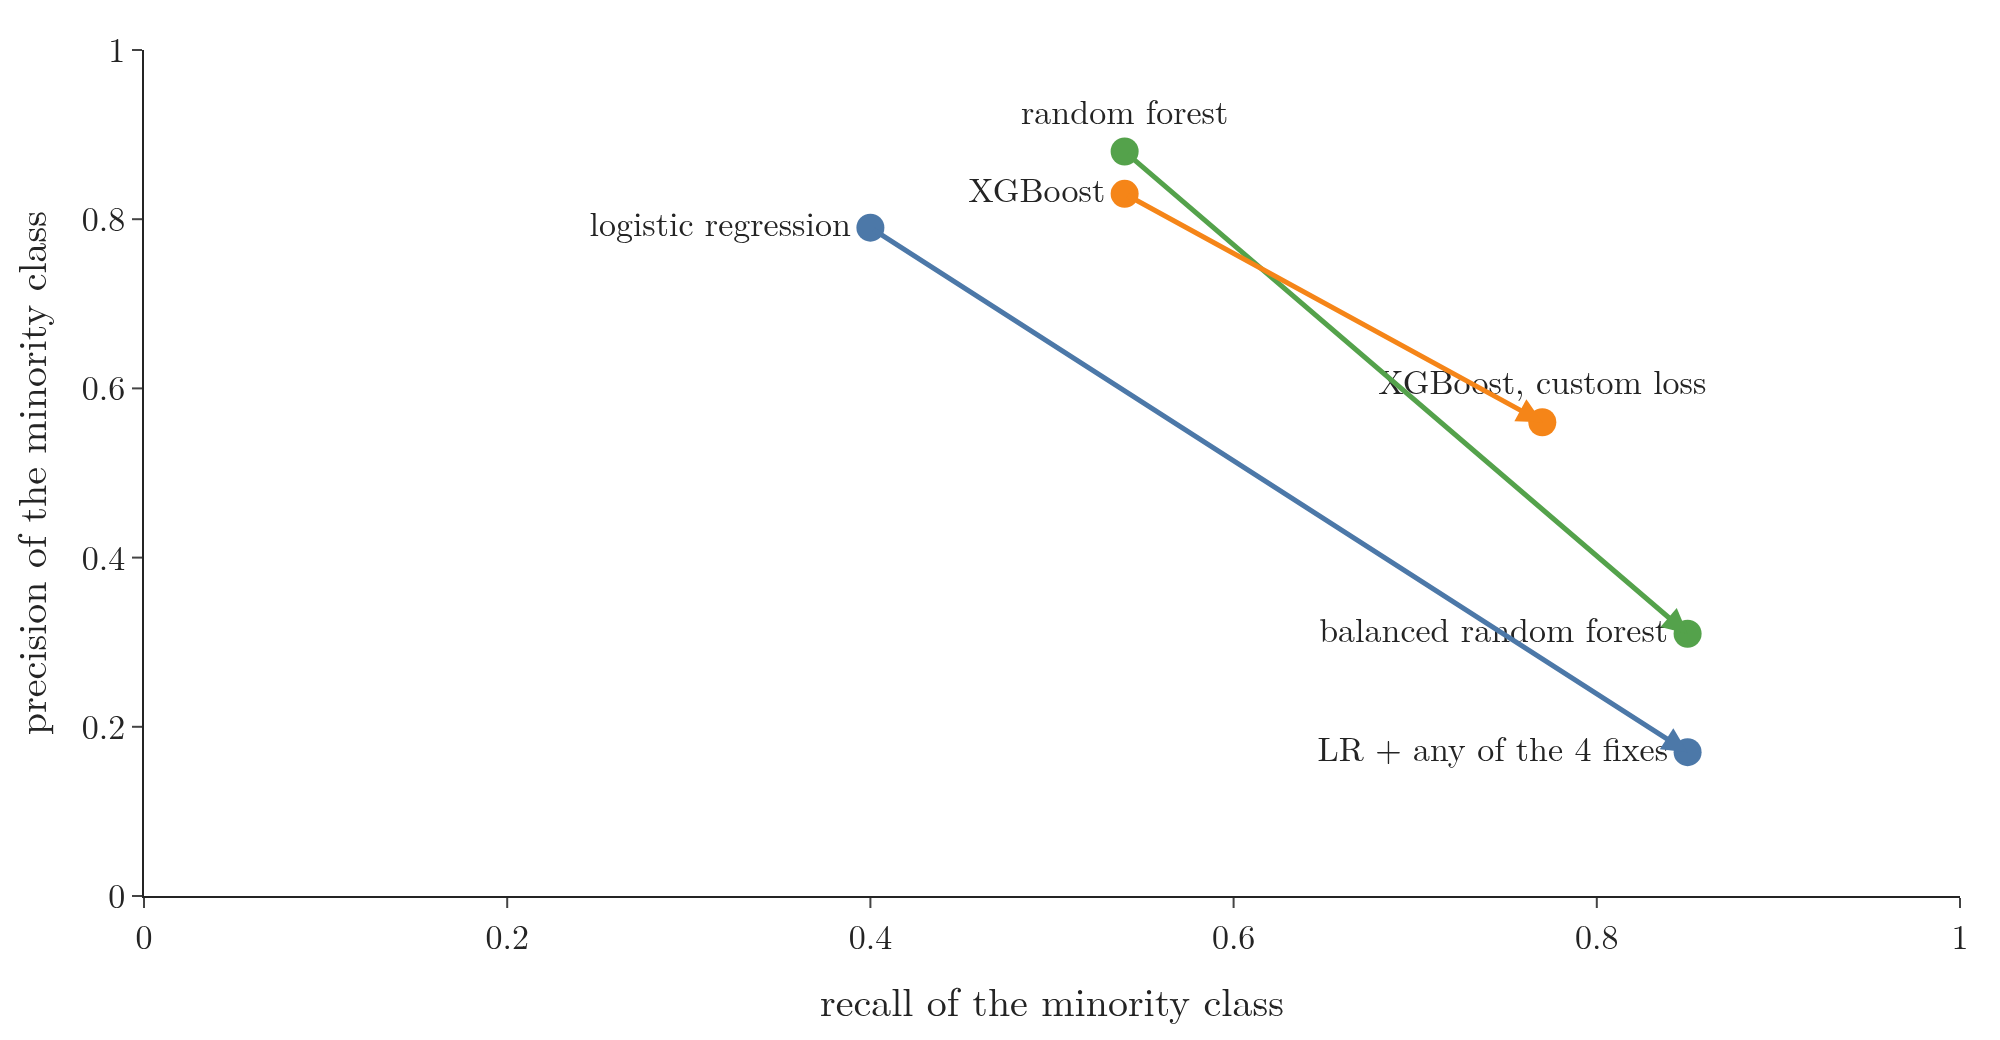

The Python source for this figure:
"""Section 10's table as a picture: minority precision against minority recall for every technique on the
mammography data (mean of 15 cross-validation folds, numbers from the Notebook). Every fix moves a model to the right
(more calcifications found) and down (more false alarms). Plotly."""
from pathlib import Path
import plotly.graph_objects as go

here = Path(__file__).parent
FONT = dict(family="Latin Modern Roman", size=17)
ROWS = [("logistic regression", 0.79, 0.40, "#4C78A8"), ("LR + any of the 4 fixes", 0.17, 0.85, "#4C78A8"),
        ("random forest", 0.88, 0.54, "#54A24B"), ("balanced random forest", 0.31, 0.85, "#54A24B"),
        ("XGBoost", 0.83, 0.54, "#F58518"), ("XGBoost, custom loss", 0.56, 0.77, "#F58518")]
POS = {"logistic regression": "middle left", "LR + any of the 4 fixes": "middle left", "random forest": "top center",
       "balanced random forest": "middle left", "XGBoost": "middle left", "XGBoost, custom loss": "top center"}
fig = go.Figure()
for i in range(0, 6, 2):
    a, b = ROWS[i], ROWS[i + 1]
    fig.add_annotation(x=b[2], y=b[1], ax=a[2], ay=a[1], xref="x", yref="y", axref="x", ayref="y", showarrow=True,
                       arrowhead=2, arrowwidth=2.5, arrowcolor=a[3], text="")
for name, p, r, col in ROWS:
    fig.add_scatter(x=[r], y=[p], mode="markers+text", marker=dict(size=14, color=col), text=[name],
                    textposition=POS[name], showlegend=False)
fig.update_layout(template="simple_white", width=1000, height=520, font=FONT,
                  xaxis=dict(title="recall of the minority class", range=[0, 1]),
                  yaxis=dict(title="precision of the minority class", range=[0, 1]), margin=dict(l=70, r=20, t=20, b=60))
fig.write_image(here / "tradeoff.png", scale=2)
fig.write_image(here / "tradeoff.pdf")
